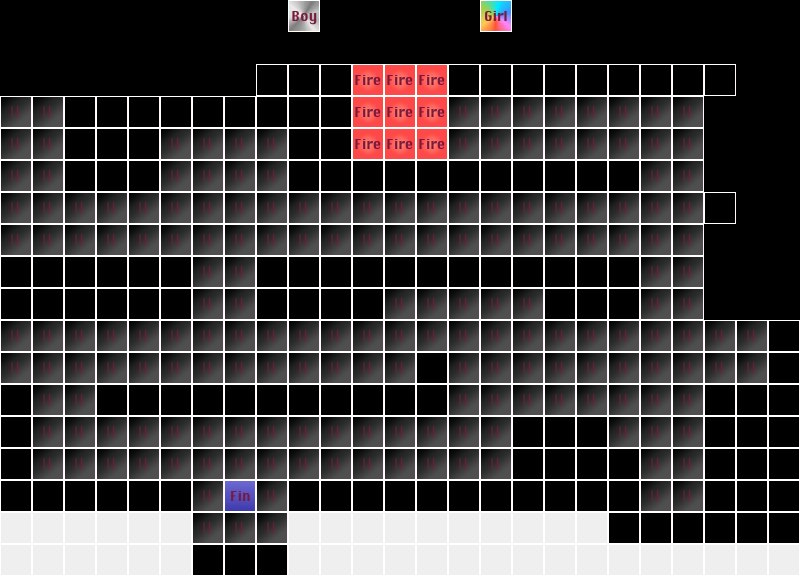

This game map was drawn from its Tiled (.tmx) file and the tilesets committed beside it. A one-line description and the trimmed map source follow:
An orthogonal 25x18 tile map with 32x32 px tiles, 1 tile layer (level).

<map version="1.0" orientation="orthogonal" width="25" height="18" tilewidth="32" tileheight="32">
 <properties>
  <property name="bg" value="rain" />
  <property name="end" value="so we found tunnels" />
  <property name="start" value="sometimes, there was no way" />
 </properties>
 <tileset firstgid="1" name="1" tilewidth="32" tileheight="32">
  <image source="tilesheet.jpg" width="192" height="96" />
 </tileset>
 <layer name="level" width="25" height="18">
  <data>[450 cells, 372 non-empty, 7 distinct tile ids]</data>
 </layer>
</map>